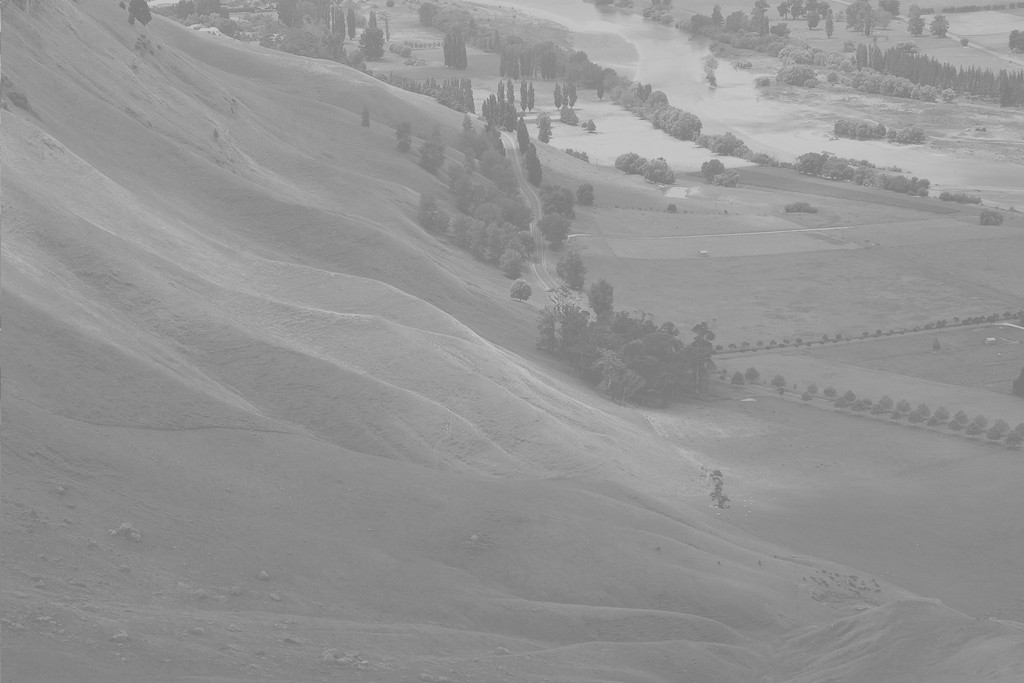
#> input picture Image_Processing/hist_equ.jpg, 1024 x 683 px, given in place of fieldGround.png, which was not available
$ python opencv.py   (older library calls are emulated)
#> lines starting #> are read from the running program, lines starting #| are printed output that depends on the picture; after the words box and inside, x2 and y2 are one past the last pixel; in counts of white or black regions, pixels touching at a corner belong together; pictures that were not available may be replaced by others from this repository, and a replacement may not be noted
# -*- coding: utf-8 -*-
"""
Created on Fri Oct  6 18:10:45 2023

@author: hasan
"""
#%% Resmi içe aktarma

import cv2

image = cv2.imread("fieldGround.png",0)
#> image is the input picture: shape (683, 1024); min 114, max 208, mean 148

#görselleştir

cv2.imshow("Ilk Resim", image)

k = cv2.waitKey(0) &0xFF
#> (key q is pressed here)

if k == 27:
    cv2.destroyAllWindows()
elif k == ord('s'):
    cv2.imwrite("ground_Gray.png",image)
    cv2.destroyAllWindows()

#%% Video İçe Aktarma

import time

videoName= "MOT17-04-DPM.mp4"

cap = cv2.VideoCapture(videoName)

print("Genişlik: ", cap.get(3))
print("Yükseklik: ", cap.get(4))

if cap.isOpened() == False:
    print("Error")


while True:

    ret, frame = cap.read()

    if ret == True:
        time.sleep(0.01) # attention: if we don't use this method the images will go by too fast

        cv2.imshow("Video", frame)
    else:
        break

    if cv2.waitKey(1) & 0xFF == ord("q"):
#> (key q is pressed here)
        break

cap.release()
cv2.destroyAllWindows()


#%% Kamera Açma ve Video Kaydı

#kameram olmadığı için denemiyorum

#%% Yeniden boyutlandır ve Kırp

# Resize
img = cv2.imread("lenna.png")
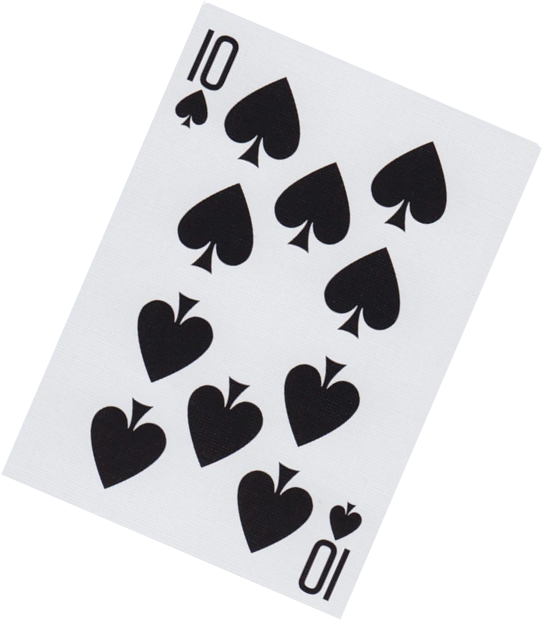
#> input picture Image_Processing/kart.png, 544 x 620 px, given in place of lenna.png, which was not available
#> img is the input picture: shape (620, 544, 3); mean B, G, R 214.7, 212.3, 212.1
print("Resim boyutu", img.shape)
#| Resim boyutu (620, 544, 3)
cv2.imshow("Orijinal: ", img)

imgResized = cv2.resize(img, (800,800))
print("Resized Img Shape: ", imgResized.shape)
#| Resized Img Shape:  (800, 800, 3)
cv2.imshow("Resized: ", imgResized)

# Crop

imgCropped = img[:200,0:300]
cv2.imshow("Cropped Img", imgCropped)

#%% Shape Text

import numpy as np

#Resim oluştur

img = np.zeros((512,512,3), np.uint8) # siyah bir resim

print(img.shape)

cv2.imshow("Siyah", img)

# çizgi
# (resim, başlangıç noktası, bitiş noktası, renk, kalınlık )
cv2.line(img, (0,0), (512,512), (0,255,0), 3)
#cv2.imshow("Cizgi", img)

# Rectangle
# (resim,başlangıç,bitiş,renk)
cv2.rectangle(img, (0,0), (256,256), (255,0,0),cv2.FILLED)
#> img: shape (512, 512, 3)
#cv2.imshow("Rectangle", img)

#çember
#(resim, merkez, yarıçap,renk)
cv2.circle(img, (400,300), 45, (0,0,255),cv2.FILLED)
#cv2.imshow("Circle", img)

#metin
#(resim,text,başlangıç,font,kalınlık,renk)
cv2.putText(img,"Resim", (200,450), cv2.FONT_HERSHEY_SCRIPT_COMPLEX,1, (255,255,255))
cv2.imshow("Combined Image",img)

#%% Joining Images

img = cv2.imread("lenna.png")

#yatay
hor = np.hstack((img,img))
cv2.imshow("Horizontal", hor)

#dikey
ver = np.vstack((img,img))
cv2.imshow("Vertical", ver)

#%% Warping Perspective
import cv2
import numpy as np

img = cv2.imread("kart.png")
print(img.shape)
#| (620, 544, 3)
width = 500
height = 544

pts1 = np.float32([[203,1],[1,472],[540,150], [338,617]])
pts2 = np.float32([[0,0],[0,height],[width,0],[width, height]])

matrix = cv2.getPerspectiveTransform(pts1, pts2)
print(matrix)

imgOutput = cv2.warpPerspective(img, matrix, (width,height))
cv2.imshow("Final Image", imgOutput)

#%% blending

import matplotlib.pyplot as plt

img1 = cv2.imread("img1.jpg")
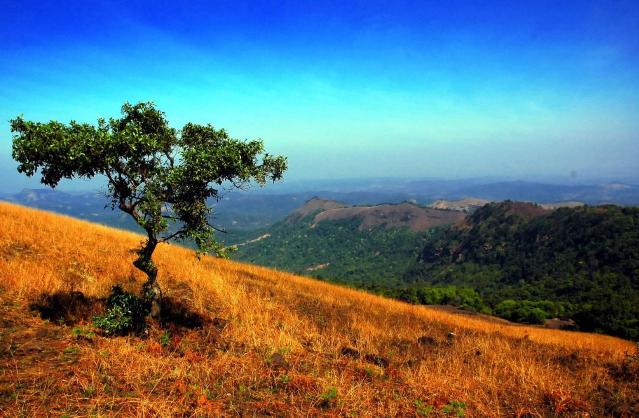
#> input picture Image_Processing/img1.JPG, 1278 x 836 px, found by its file name (shown at 1/2 size)
#> img1 is the input picture: shape (836, 1278, 3); mean B, G, R 118.6, 113.4, 96
img1 = cv2.cvtColor(img1,cv2.COLOR_BGR2RGB)
img2 = cv2.imread("img2.jpg")
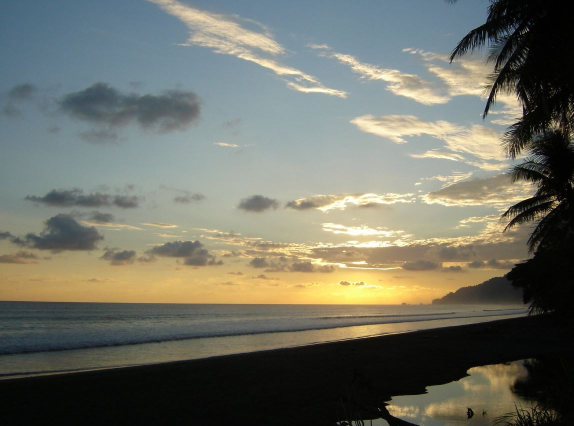
#> input picture Image_Processing/img2.JPG, 1147 x 852 px, found by its file name (shown at 1/2 size)
#> img2 is the input picture: shape (852, 1147, 3); mean B, G, R 102.2, 113.4, 112
img2 = cv2.cvtColor(img2,cv2.COLOR_BGR2RGB)

plt.figure()
plt.imshow(img1)

plt.figure()
plt.imshow(img2)

print(img1.shape)
#| (836, 1278, 3)
print(img2.shape)
#| (852, 1147, 3)

img1 = cv2.resize(img1,(600,600))
#> img1: shape (600, 600, 3)
img2 = cv2.resize(img2,(600,600))
#> img2: shape (600, 600, 3)

#karıştırılmış resim = alpha * image1 + beta * image2
blended = cv2.addWeighted(src1 = img1, alpha = 0.5, src2 = img2, beta = 0.5, gamma = 0)

plt.figure()
plt.imshow(blended)


#%% image thresholding

img = cv2.imread("img1.jpg",0)
#> img: shape (836, 1278); min 0, max 255, mean 108.7


plt.figure()
plt.imshow(img, cmap="gray")
plt.axis("off")
plt.show()

#thresholding
_, thresh_img = cv2.threshold(img, thresh = 60, maxval = 255, type = cv2.THRESH_BINARY)
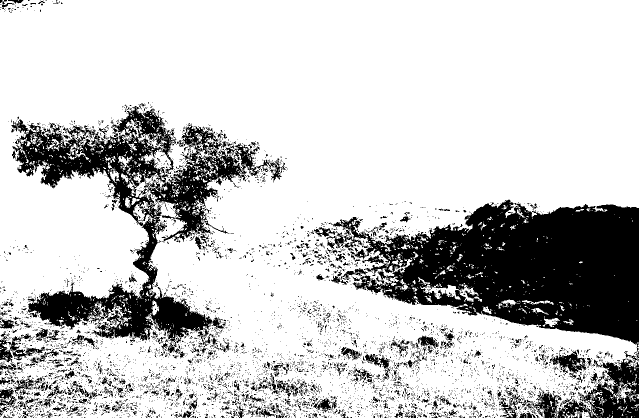
#> thresh_img: shape (836, 1278) (shown at 1/2 size); 78.7% white; 5944 black regions (5552 under 20 px), largest, box (x1, y1, x2, y2) and area: (653, 399, 1278, 695) 102755, (23, 212, 573, 706) 66377, (1069, 717, 1278, 836) 10191

plt.figure()
plt.imshow(thresh_img, cmap="gray")
plt.axis("off")
plt.show()

#adaptive thresholding

thresh_img2 = cv2.adaptiveThreshold(img, 255, cv2.ADAPTIVE_THRESH_GAUSSIAN_C, cv2.THRESH_BINARY, 13 , 8)
#> thresh_img2: shape (836, 1278); 81.6% white; black in thin lines or dots
plt.figure()
plt.imshow(thresh_img2, cmap="gray")
plt.axis("off")
plt.show()

#%% Blurring

import warnings
warnings.filterwarnings("ignore")

def gaussianNoise(image):
    row, col, ch = image.shape
    mean = 0
    var = 0.05
    sigma = var**0.5
    gauss = np.random.normal(mean,sigma, (row, col, ch))
    gauss = gauss.reshape(row,col,ch)
    noisy = image + gauss
    return noisy

def saltPepperNoise(image):
    row, col, ch = image.shape
    s_vs_p = 0.5
    amount = 0.004
    noisy = np.copy(image)

    # Salt noise (white pixels)
    num_salt = np.ceil(amount * image.size * s_vs_p)
    salt_coords = [np.random.randint(0, i - 1, int(num_salt)) for i in image.shape[:-1]]
    noisy[salt_coords[0], salt_coords[1], :] = 255  # 255 represents white

    # Pepper noise (black pixels)
    num_pepper = np.ceil(amount * image.size * (1 - s_vs_p))
    pepper_coords = [np.random.randint(0, i - 1, int(num_pepper)) for i in image.shape[:-1]]
    noisy[pepper_coords[0], pepper_coords[1], :] = 0  # 0 represents black

    return noisy

#blurring (detayı, azaltır, gürültüyü engeller)

img = cv2.imread("NYC.jpg")
img = cv2.cvtColor(img, cv2.COLOR_BGR2RGB)
#> img: shape (620, 544, 3)
plt.figure(), plt.imshow(img), plt.axis("off"), plt.title("orijinal"), plt.show()

#1st method (Mean)

dst2 = cv2.blur(img, ksize = (3,3))
plt.figure(), plt.imshow(dst2), plt.axis("off"), plt.title("Mean")

#2st method (Gauss)

gb = cv2.GaussianBlur(img, ksize = (3,3), sigmaX = 7)
plt.figure(), plt.imshow(gb), plt.axis("off"), plt.title("Gaussian")

#3rd method (Median)

mb = cv2.medianBlur(img, ksize = 3)
plt.figure(), plt.imshow(mb), plt.axis("off"), plt.title("Median")


#normalize et
img = cv2.imread("NYC.jpg")
img = cv2.cvtColor(img, cv2.COLOR_BGR2RGB) / 255
plt.figure(), plt.imshow(img), plt.axis("off"), plt.title("original"), plt.show()

noisyImage = gaussianNoise(img)
plt.figure(), plt.imshow(noisyImage), plt.axis("off"), plt.title("Noisy Image"), plt.show()
#> figure, not shown here; B, G, R data is drawn as R, G, B

#blur the noisy image to reduce noise

gbNoisy = cv2.GaussianBlur(noisyImage, ksize = (3,3), sigmaX = 7)
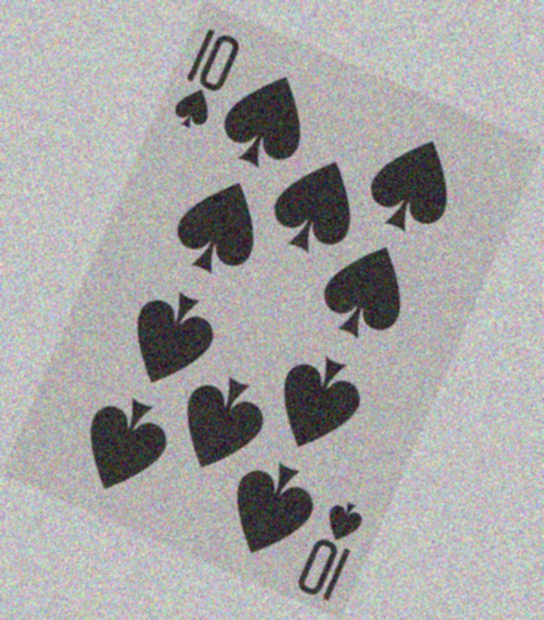
#> gbNoisy: shape (620, 544, 3) float64; mean B, G, R 0.832, 0.833, 0.842; drawn with min black and max white
plt.figure(), plt.imshow(gbNoisy), plt.axis("off"), plt.title("Gaussian")

#salt pepper image
spicyImage = saltPepperNoise(img)
#> in saltPepperNoise, `noisy[salt_coords[0], salt_coords[1], :] = 255`:
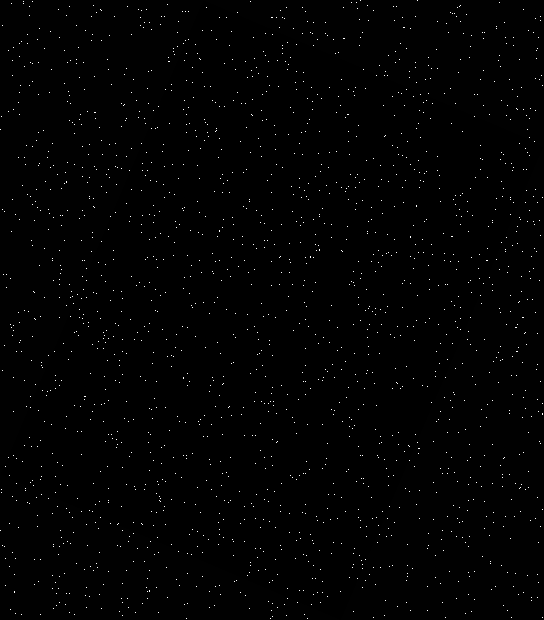
#> noisy: shape (620, 544, 3) float64; mean B, G, R 2.4, 2.4, 2.4
#> in saltPepperNoise, `noisy[pepper_coords[0], pepper_coords[1], :] = 0`: noisy: shape (620, 544, 3) float64; 0.6% of pixels changed, all inside (x1, y1, x2, y2) = (0, 0, 543, 619)
plt.figure(), plt.imshow(spicyImage), plt.axis("off"), plt.title("Seasoned"), plt.show()
#> figure, not shown here; B, G, R data is drawn as R, G, B
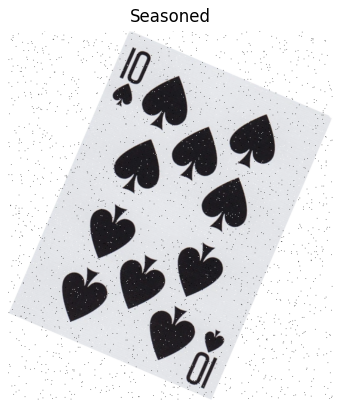
#> figure drawn by matplotlib, 1 panel; B, G, R data is drawn as R, G, B


#> (the run stopped early here; a loop or call above may not have finished)
